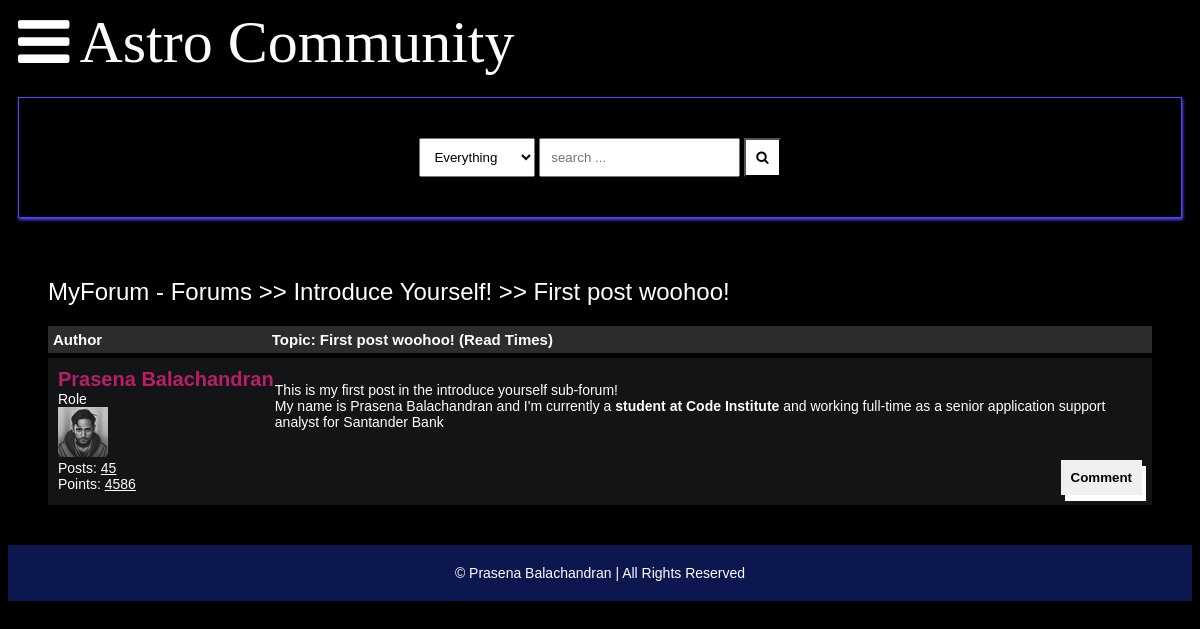
Before: /detail/first-post-woohoo/ with the older database file.
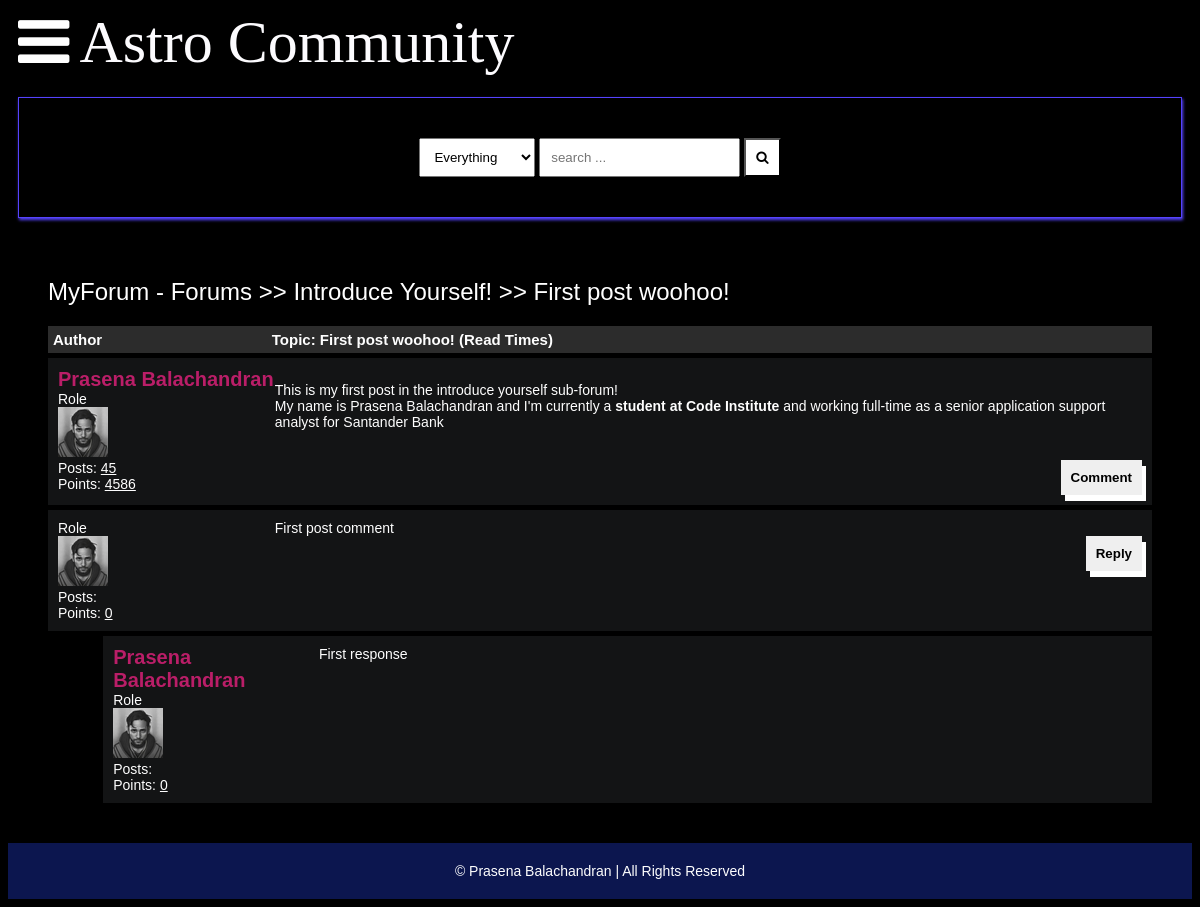
After: the same page with the newer database file.
### main/models.py (models this page shows, shortened)
class Post(models.Model):
    title = models.CharField(max_length=400)
    slug = models.SlugField(max_length=400, unique=True, blank=True)
    user = models.ForeignKey(Author, on_delete=models.CASCADE)
    content = HTMLField()
    categories = models.ManyToManyField(Category)
    date = models.DateTimeField(auto_now_add=True)
    approved = models.BooleanField(default=False)
    hit_count_generic = GenericRelation(
        HitCount,
        object_id_field='object_pk',
        related_query_name='hit_count_generic_relation'
    )
    tags = TaggableManager()
    comments = models.ManyToManyField(Comment, blank=True)
    closed = models.BooleanField(default=False)
    state = models.CharField(max_length=40, default="zero")
    def get_url(self):
        return reverse("detail", kwargs={
            "slug": self.slug
        })

class Category(models.Model):
    title = models.CharField(max_length=50)
    slug = models.SlugField(max_length=400, unique=True, blank=True)
    description = models.TextField(default="description")
    class Meta:
        verbose_name_plural = "categories"
    def __str__(self):
        return self.title
    def get_url(self):
        return reverse("posts", kwargs={
            "slug": self.slug
        })

class Author(models.Model):
    user = models.ForeignKey(User, on_delete=models.CASCADE)
    fullname = models.CharField(max_length=40, blank=True)
    slug = slug = models.SlugField(max_length=400, unique=True, blank=True)
    bio = HTMLField()
    points = models.IntegerField(default=0)
    profile_pic = ResizedImageField(
        size=[50, 80],
        quality=100,
        upload_to="authors",
        default=None,
        null=True,
        blank=True
    )

class Comment(models.Model):
    user = models.ForeignKey(Author, on_delete=models.CASCADE)
    content = models.TextField()
    date = models.DateTimeField(auto_now_add=True)
    replies = models.ManyToManyField(Reply, blank=True)

class Reply(models.Model):
    user = models.ForeignKey(Author, on_delete=models.CASCADE)
    content = models.TextField()
    date = models.DateTimeField(auto_now_add=True)
    class Meta:
        verbose_name_plural = "replies"

### main/views.py (the view)
# urls.py: path("detail/<slug>/", detail, name="detail"),
def detail(request, slug):
    post = get_object_or_404(Post, slug=slug)
    context = {
        "post": post
    }
    update_views(request, post)
    return render(request, "detail.html", context)

### main/utils.py (called while the page is built)
def update_views(request, object):
    context = {}
    hit_count = get_hitcount_model().objects.get_for_object(object)
    hits = hit_count.hits
    hitcontext = context["hitcount"] = {"pk": hit_count.pk}
    hit_count_response = HitCountMixin.hit_count(request, hit_count)
    if hit_count_response.hit_counted:
        hits = hits+1
        hitcontext["hitcounted"] = hit_count_response.hit_counted
        hitcontext["hit_message"] = hit_count_response.hit_message
        hitcontext["total_hits"] = hits

### templates/detail.html (shortened to what this page needs)
{% extends 'base.html' %}
{% load hitcount_tags %}
{% block content %}
    <div class="container">
        <div class="navigate">
            <span><a href="">MyForum - Forums</a> >> <a href="{{post.categories.all.0.get_url}}">{{post.categories.all.0}}</a> >> <a href="{{post.get_url}}">{{post.title}}</a></span>
        </div>
        <div class="topic-container">
            <div class="head">
                <div class="authors">Author</div>
                <div class="content">Topic: {{post.title}} (Read {% get_hit_count for post %} Times)</div>
            </div>
            <div class="body">
                <div class="authors">
                    <div class="username"><a href="">{{post.user.fullname|title}}</a></div>
                    <div>Role</div>
                    <img src="{{post.user.profile_pic.url}}" alt="">
                    <div>Posts: <u>45</u></div>
                    <div>Points: <u>4586</u></div>
                </div>
                <div class="content">
                    {{post.content|safe}}
                    <br>
                    <div class="comment">
                        <button onclick="showComment()">Comment</button>
                    </div>
                </div>
            </div>
        </div>
        {% for comment in post.comments.all %}
        <div class="comments-container">
            <div class="body">
                <div class="authors">
                    <div>Role</div>
                    <img src="{{comment.user.profile_pic.url}}" alt="">
                    <div>Posts: <u>{{comment.user.num_posts}}</u></div>
                    <div>Points: <u>{{comment.user.points}}</u></div>
                </div>
                <div class="content">
                    {{comment.content}}
                    <br>
                    <div class="comment">
                        <button onclick="showReply()">Reply</button>
                    </div>
                </div>
            </div>
        </div>
        {% for reply in comment.replies.all %}
        <div class="comments-container" style="width: 95%; margin-left:5%;">
            <div class="body">
                <div class="authors">
                    <div class="username"><a href="">{{reply.user.fullname|title}}</a></div>
                    <div>Role</div>
                    <img src="{{reply.user.profile_pic.url}}" alt="">
                    <div>Posts: <u>{{reply.user.num_posts}}</u></div>
                    <div>Points: <u>{{reply.user.points}}</u></div>
                </div>
                <div class="content">
                    {{reply.content}}
                    <br>
                </div>
            </div>
        </div>
        {% endfor %}
        {% endfor %}
</div>
    {% endblock content %}

### templates/base.html (shortened to what this page needs)
{% load static %}
<!DOCTYPE html>
<html lang="en">
<head>
    <link rel="stylesheet" href="{% static 'assets/css/style.css' %}">
    <link rel="stylesheet" href="https://cdnjs.cloudflare.com/ajax/libs/font-awesome/4.7.0/css/font-awesome.min.css">
</head>
<body>
    <header>
        <div class="navbar">
            <a class="bar-icon" id="iconBar" onclick="hideIconBar()"><i class="fa fa-bars"></i></a>
            <div class="brand">Astro Community</div>
        </div>
        <div class="search-box">
            <div>
                <select name="" id="">
                    <option value="Everything">Everything</option>
                </select>
                <input type="text" name="q" placeholder="search ...">
                <button><i class="fa fa-search"></i></button>
            </div>
        </div>
    </header>
    {% block content %}
    {% endblock content %}
    <footer>
            <span>&copy;  Prasena Balachandran | All Rights Reserved</span>
    </footer>
    </body>
    </html>

### static/assets/css/style.css (style rules this page uses)
* { box-sizing: border-box; }
html { font-size: 14px; font-family: 'Titillium Web', sans-serif; background-color:rgb(0,0,0); color:#FEFEFE; }
a { color:#ba1e68; font-weight: bolder; text-decoration: none; }
.container { margin: 20px; padding: 20px; }
header { margin-inline: 10px; }
.navbar { display:flex; align-items: center; }
.bar-icon { font-size: 60px; display: inline-block; margin-right:10px; color: #fff; cursor: pointer; }
.brand { font-family: Fredoka; font-size:60px; display: inline-block; color: #fcfbfe; }
.search-box { border: solid 1px #5643fd; margin-top: 20px; padding: 40px; display:flex; justify-content: center; box-shadow:1px 2px 3px #5643fd; }
.search-box select { padding: 10px; }
.search-box input { padding: 10px; }
.search-box button { padding: 10px; background-color:#fff; color:#000000; }
footer { margin-top: 20px; padding: 20px; background-color: #0c164f; display: block; text-align: center; }
.navigate { margin-block: 20px; font-weight: lighter; font-size: 24px; }
.navigate a { color: #fff; }
.head { display: flex; background-color: #2C2C2C; padding: 5px; font-weight: bold; font-size: 15px; }
.authors { flex: 20%; }
.content { flex: 80%; }
.body { display: flex; background-color: #131415; padding: 10px; margin-top: 5px; }
.body .authors .username { font-size: 20px; }
.body .authors img { max-width: 50px; max-height: 80px; }
.body .content .comment button { border:none; padding:10px; font-weight: bolder; box-shadow: 4px 6px #fff; cursor: pointer; float: right; }

Changed rows visible on the page:
added Comment: user.profile_pic (placeholder picture), user.points "0", content "First post comment"
added Reply: user.fullname "Prasena Balachandran", user.profile_pic (placeholder picture), user.points "0", content "First response"
